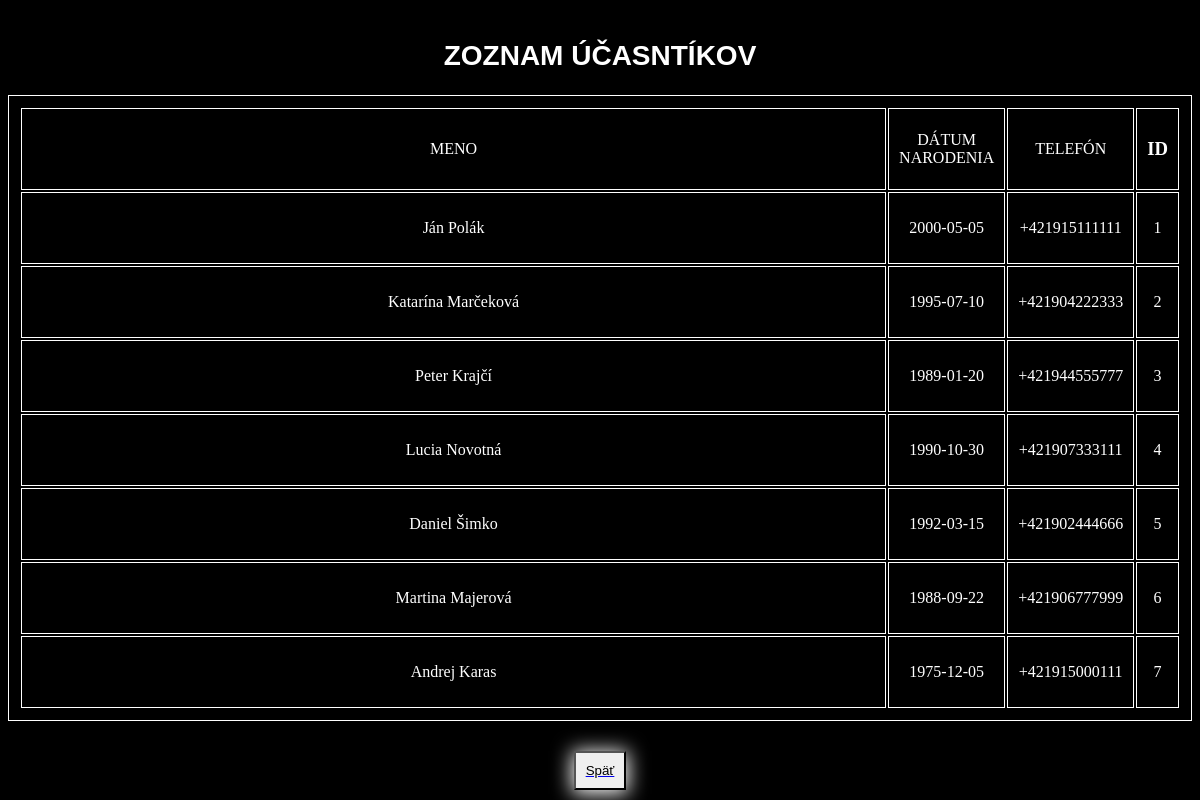
Page /ucastnici on the committed database.
### app.py (models this page shows)
class Ucastnici(db.Model):
    __tablename__="Ucastnici"
    Id_ucastnika         =db.Column(db.Integer, primary_key=True)
    Meno                 =db.Column(db.String)
    Priezvisko           =db.Column(db.String)
    Datum_narodenia      =db.Column(db.Integer)
    Telefon              =db.Column(db.String)

### app.py (the view)
@app.route('/ucastnici')
def zobraz_ucastnikov():
    ucastnici=Ucastnici.query.all()
    return render_template("ucastnici.html", ucastnici=ucastnici)

### app.py (called while the page is built)
@app.before_request
def set_lang():
    lang = request.args.get("lang")
    if lang is None:
        lang = session.get("lang", "sk")  # 3. fallback na "sk"
    if lang not in SUPPORTED:
        lang = "slotovcina"
    session["lang"] = lang
    g.t = TRANSLATIONS[lang]

@app.context_processor
def inject_translations():
    return dict(t=g.t)

### templates/ucastnici.html (shortened to what this page needs)
<!DOCTYPE html>
<html>
<head>
    <link rel="stylesheet" href="{{ url_for('static', filename='main.css') }}">
</head>
<body>
    <h2>{{ t.participants }}</h2>
    <table>
        <tr>
            <td><hr3>MENO</hr3></td>
            <td><hr3>DÁTUM NARODENIA</hr3></td>
            <td><hr3>TELEFÓN</hr3></td>
            <td><h3>ID</h3></td>
        </tr>
    {% for ucastnik in ucastnici: %}
        <tr>
            <td>{{ucastnik.Meno}} {{ucastnik.Priezvisko}}</td>
            <td>{{ucastnik.Datum_narodenia}}</td>
            <td>{{ucastnik.Telefon}}</td>
            <td>{{ucastnik.Id_ucastnika}}</td>
        </tr>
    {% endfor %}
    </table>
    <a href="/"><button>{{ t.back }}</button></a>
</body>
</html>

### static/main.css (style rules this page uses)
h1,h2 { color: white; font-family: Arial, sans-serif; font-size: 28px; text-align: center; margin-top: 40px; text-transform: uppercase; }
button { display: block; margin: auto; margin-top: 30px; padding: 10px; border-radius: 0px; box-shadow: 0px 2px 20px 2px white; }
table { width: auto; border: 1px solid white; padding: 10px; }
th,td,tr { border: 1px solid white; color: white; text-align: center; width: 100%; height: 50px; padding: 10px; }
html { background-color: black; }

### rows in the picture
Ucastnici: Meno "Ján", Priezvisko "Polák", Datum_narodenia "2000-05-05", Telefon "+421915111111", Id_ucastnika "1"
Ucastnici: Meno "Katarína", Priezvisko "Marčeková", Datum_narodenia "1995-07-10", Telefon "+421904222333", Id_ucastnika "2"
Ucastnici: Meno "Peter", Priezvisko "Krajčí", Datum_narodenia "1989-01-20", Telefon "+421944555777", Id_ucastnika "3"
Ucastnici: Meno "Lucia", Priezvisko "Novotná", Datum_narodenia "1990-10-30", Telefon "+421907333111", Id_ucastnika "4"
Ucastnici: Meno "Daniel", Priezvisko "Šimko", Datum_narodenia "1992-03-15", Telefon "+421902444666", Id_ucastnika "5"
Ucastnici: Meno "Martina", Priezvisko "Majerová", Datum_narodenia "1988-09-22", Telefon "+421906777999", Id_ucastnika "6"
Ucastnici: Meno "Andrej", Priezvisko "Karas", Datum_narodenia "1975-12-05", Telefon "+421915000111", Id_ucastnika "7"

### other values in the picture
{{ t.participants }} "ZOZNAM ÚČASNTÍKOV"
{{ t.back }} "Späť"
